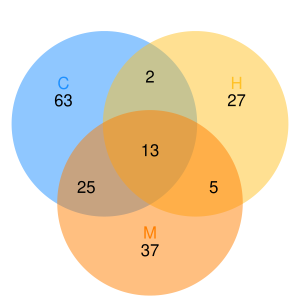

Generate this figure with R:

if (FALSE){
    install.packages("VennDiagram", repo="http://cran.us.r-project.org")
}
library(VennDiagram)


if ("pdf" == "png") {
    png(filename="result/alpha/otu_group_exist.txt.C_H_M.vennDiagram.png", width=3, height=3,
        res=300, units="cm")
} else if ("pdf" == "eps") {
    postscript(file="result/alpha/otu_group_exist.txt.C_H_M.vennDiagram.eps", onefile=FALSE, horizontal=FALSE,
               paper="special", width=10, height = 12, pointsize=10)
} else if ("pdf" == "pdf") {
    pdf(file="result/alpha/otu_group_exist.txt.C_H_M.vennDiagram.pdf", width=3, height=3)
}else if ("pdf" == "svg") {
    svg(filename="result/alpha/otu_group_exist.txt.C_H_M.vennDiagram.svg", width=3, height=3,
        pointsize=10)
} else {
    print("This format is currently unsupported. Please check the file <Rplots.pdf> in current directory.")
}


if (! FALSE) {

    data <- read.table(file="result/alpha/otu_group_exist.txt", sep="\t", quote="")

    num <- 0

    if("C" != "CHENTONG"){
        C <- data[grepl("\\<C\\>",data[,2]),1]
        num <- num + 1
    }

    if("H" != "CHENTONG"){
        H <- data[grepl("\\<H\\>",data[,2]),1]
        num <- num + 1
    }

    if("M" != "CHENTONG"){
        M <- data[grepl("\\<M\\>",data[,2]),1]
        num <- num + 1
    }

    if("CHENTONG" != "CHENTONG"){
        CHENTONG <- data[grepl("\\<CHENTONG\\>",data[,2]),1]
        num <- num + 1
    }

    if("CHENTONG" != "CHENTONG"){
        CHENTONG <- data[grepl("\\<CHENTONG\\>",data[,2]),1]
        num <- num + 1
    }

    color_v <- c("dodgerblue", "goldenrod1", "darkorange1", "seagreen3", "orchid3")[1:num]
    #label.col = c("orange", "white", "darkorchid4", "white", "white", "white", "white", "white", "darkblue", "white", "white", "white", "white", "darkgreen", "white"),

    if(num == 5){
        p <- venn.diagram(
            x = list(C=C, CHENTONG=CHENTONG,
                     CHENTONG=CHENTONG, H=H,
                     M=M),
            filename = NULL, col = "black", lwd = 1,
            fill = color_v,
            alpha = 0.50, main="",
            label.col = c("black"),
            cex = 1, fontfamily = "Helvetica",
            cat.col = color_v,cat.cex = 0.6, margin=0.3,
            cat.fontfamily = "Helvetica"
        )
    }else if(num == 4){
        p <- venn.diagram(
            x = list(C=C, CHENTONG=CHENTONG, H=H,
                     M=M),
            filename = NULL, col = "black", lwd = 1,
            fill = color_v,
            alpha = 0.50, main="",
            label.col = c("black"),
            cex = 1, fontfamily = "Helvetica",
            cat.col = color_v, cat.cex = 0.8, margin=0.2,
            cat.fontfamily = "Helvetica",
        )
    } else if (num==3) {
        p <- venn.diagram(
            x = list(C=C, H=H, M=M),
            filename = NULL, col = "transparent",
            fill = color_v,
            alpha = 0.50, main="",
            label.col = c("black", "black", "black", "black", "black", "black", "black"),
            cex = 1, fontfamily = "Helvetica", cat.default.pos="text",
            cat.pos=0,  magrin=0.1,
            cat.col = color_v,cat.cex = 1,cat.fontfamily = "Helvetica"
        )
    } else if (num==2) {
        p <- venn.diagram(
            x = list(C=C, H=H),
            filename = NULL, col = "transparent",
            fill = color_v,
            alpha = 0.50, main="",
            label.col = c("black"),
            cex = 1, fontfamily = "Helvetica",
            cat.default.pos="outer",
            cat.pos=0, margin=0.1,
            cat.col = color_v,cat.cex = 1,cat.fontfamily = "Helvetica"
        )
    }
    grid.draw(p)
} else {
    #---venn plot for given numbers---------
    numList <- c()
    labelList <- c()

    num <- length(labelList)
    color_v <- c("dodgerblue", "goldenrod1", "darkorange1", "seagreen3", "orchid3")[1:num]

    if (num==2) {
        draw.pairwise.venn(area1=numList[1], area2=numList[2],
                           cross.area=numList[3], category=labelList, lwd=rep(1,1),
                           lty=rep(2,2), col="transparent", fill=color_v,
                           cat.col=color_v)
    } else if (num==3) {
        draw.triple.venn(area1=numList[1], area2=numList[2],
                         area3=numList[3], n12=numList[4], n23=numList[5],
                         n13=numList[6], n123=numList[7],
                         category=labelList, col="transparent", fill=color_v,
                         cat.col=color_v, reverse=FALSE)
    }else if (num==4) {
        draw.quad.venn(area1=numList[1], area2=numList[2],
                       area3=numList[3], area4=numList[4], n12=numList[5],
                       n13=numList[6], n14=numList[7], n23=numList[8],
                       n24=numList[9], n34=numList[10], n123=numList[11],
                       n124=numList[12], n134=numList[13], n234=numList[14],
                       n1234=numList[15],
                       category=labelList, col="transparent", fill=color_v,
                       cat.col=color_v, reverse=FALSE)
    }else if (num==5){
        #draw.quintuple.venn()
    }
}

dev.off()
